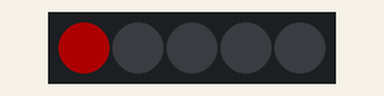
Simulated run of this sketch. Board: Arduino Uno, built with avr-gcc and run on an emulated ATmega328P. Shown: 5 RGB LEDs in strip order, left to right. Dim RGB values are drawn brighter than linear; colours are those a GRB WS2812 strip shows for the declared byte order; random numbers use the default seed unless the sketch sets one.

Above: at 0.47 s.
At 0.93 s:
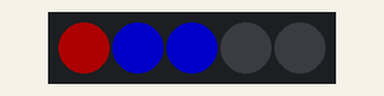
At 1.55 s:
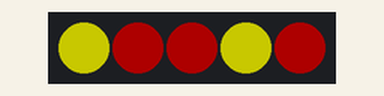
At 9.93 s:
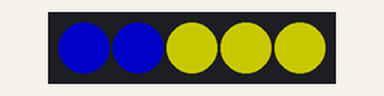
At 20.28 s:
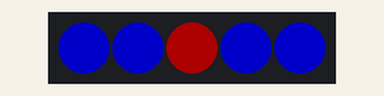
At 39.39 s:
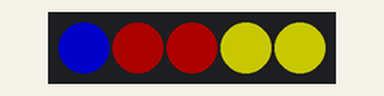
Timing chart, 0 to 40.0 s (numbered marks = the images above):
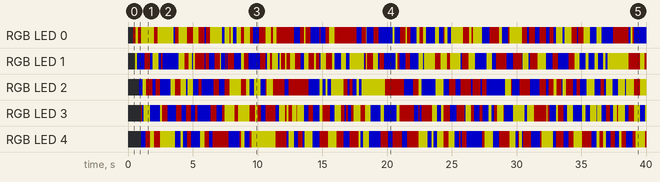

The sketch:

computer_facade_arduinonano.ino
```cpp
#include <FastLED.h>

#define NUM_LEDS 5 // Change this to the number of LEDs you have
#define LED_PIN 2   // Define the Arduino pin connected to the data input of the LED strip
#define DELAY_INTERVAL 25 // Delay interval in milliseconds

CRGB leds[NUM_LEDS];
uint32_t lastUpdateTime = 0;
uint32_t ledUpdateIntervals[NUM_LEDS];

void setup() {
  FastLED.addLeds<WS2812B, LED_PIN, RGB>(leds, NUM_LEDS);
  FastLED.setBrightness(100); // Adjust brightness if needed
  randomSeed(analogRead(0)); // Seed the random number generator

  // Initialize delay intervals for each LED
  for (int i = 0; i < NUM_LEDS; i++) {
    ledUpdateIntervals[i] = random(100, 1000);
  }
}

void loop() {
  uint32_t currentTime = millis();

  if (currentTime - lastUpdateTime >= DELAY_INTERVAL) {
    lastUpdateTime = currentTime;

    for (int i = 0; i < NUM_LEDS; i++) {
      if (ledUpdateIntervals[i] <= millis()) {
        // Reset the delay for this LED
        ledUpdateIntervals[i] = currentTime + random(50, 500);
        int randomColor = random(3); // Generate a random number between 0 and 2
        switch (randomColor) {
          case 0:
            leds[i] = CRGB::Green; // Set LED to green
            break;
          case 1:
            leds[i] = CRGB::Blue; // Set LED to blue
            break;
          case 2:
            leds[i] = CRGB::Yellow; // Set LED to yellow
            break;
        }
      }
    }

    FastLED.show();
  }
}
```

Measured:
- by itself, RGB LED 4: off → RGB(0, 0, 100) at 1.0 s, → RGB(50, 0, 0) 0.33 s later, → RGB(100, 100, 0) 0.35 s later, → RGB(50, 0, 0) 0.33 s later, … (86 changes in this stretch)
- by itself, RGB LED 2: off → RGB(0, 0, 100) at 0.85 s, → RGB(100, 100, 0) 0.30 s later, → RGB(50, 0, 0) 0.25 s later, → RGB(0, 0, 100) 0.50 s later, … (83 changes in this stretch)
